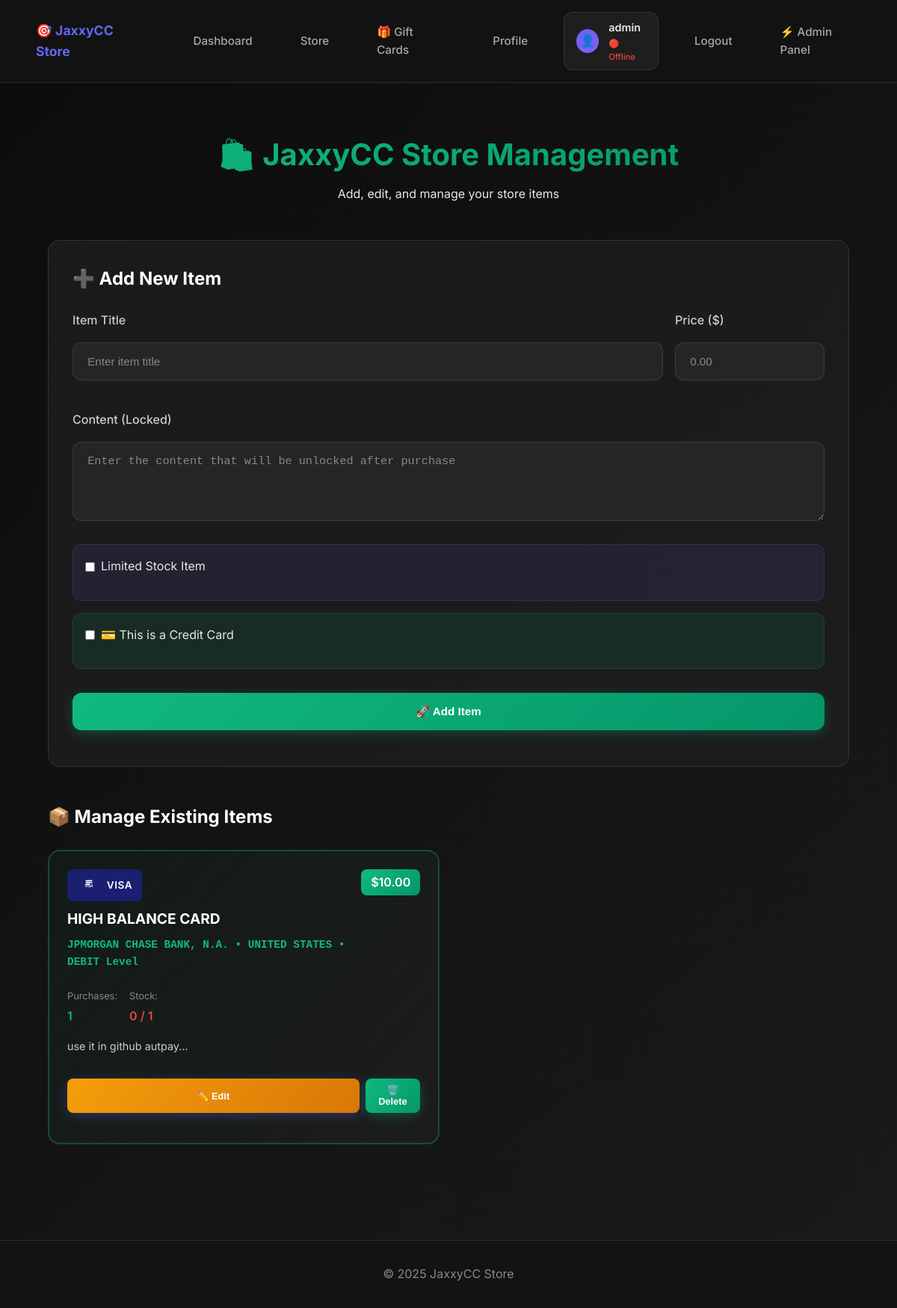
/admin/store.php (signed in), run on the app's committed database.
### tables this page shows
CREATE TABLE items (
    id INTEGER PRIMARY KEY AUTOINCREMENT,
    title TEXT NOT NULL,
    price REAL NOT NULL,
    content TEXT NOT NULL,
    created_at DATETIME DEFAULT CURRENT_TIMESTAMP
, stock_limit INTEGER DEFAULT -1, is_limited INTEGER DEFAULT 0, purchases_count INTEGER DEFAULT 0, is_credit_card INTEGER DEFAULT 0, credit_card_type TEXT DEFAULT NULL, credit_card_details TEXT DEFAULT NULL, card_number TEXT DEFAULT NULL, card_expiry TEXT DEFAULT NULL, card_cvv TEXT DEFAULT NULL, card_holder_name TEXT DEFAULT NULL, card_bank TEXT DEFAULT NULL, card_country TEXT DEFAULT NULL, card_level TEXT DEFAULT NULL);

### admin/store.php (the view, shortened to what this page needs)
<?php
require_once __DIR__ . '/../includes/credit_cards.php';
include __DIR__ . '/../includes/header.php';
$db = get_db();
$items = $db->query('SELECT * FROM items ORDER BY created_at DESC')->fetchAll(PDO::FETCH_ASSOC);
?>
<div class="store-admin">
    <div class="admin-header">
        <h1>🛍️ JaxxyCC Store Management</h1>
        <p>Add, edit, and manage your store items</p>
    </div>
    <div class="add-item-section">
        <h2>➕ Add New Item</h2>
        <form method="post" class="add-item-form">
            <div class="form-grid">
                <div class="form-group">
                    <label>Item Title</label>
                    <input type="text" name="title" placeholder="Enter item title" required>
                </div>
                <div class="form-group">
                    <label>Price ($)</label>
                    <input type="number" name="price" min="0.01" step="0.01" placeholder="0.00" required>
                </div>
            </div>
            <div class="form-group">
                <label>Content (Locked)</label>
                <textarea name="content" placeholder="Enter the content that will be unlocked after purchase" required rows="4"></textarea>
            </div>
            <div class="stock-controls">
                <div class="checkbox-group">
                    <input type="checkbox" id="is_limited" name="is_limited" onchange="toggleStockLimit()">
                    <label for="is_limited">Limited Stock Item</label>
                </div>
            </div>
            <div class="credit-card-controls">
                <div class="checkbox-group">
                    <input type="checkbox" id="is_credit_card" name="is_credit_card" onchange="toggleCreditCard()">
                    <label for="is_credit_card">💳 This is a Credit Card</label>
                </div>
            </div>
            <button type="submit" class="btn-primary">🚀 Add Item</button>
        </form>
    </div>
    <?php if (count($items) > 0): ?>
    <div class="items-section">
        <h2>📦 Manage Existing Items</h2>
        <div class="items-grid">
            <?php foreach ($items as $item): ?>
            <div class="item-card <?= $item['is_credit_card'] ? 'credit-card-item' : '' ?>">
                <div class="item-header">
                    <div class="item-title-section">
                        <?php if ($item['is_credit_card']): ?>
                            <div class="credit-card-badge" style="background-color: <?= getCreditCardColor($item['credit_card_type']) ?>;">
                                <span class="card-logo"><?= getCreditCardLogo($item['credit_card_type']) ?></span>
                                <span class="card-name"><?= getCreditCardName($item['credit_card_type']) ?></span>
                            </div>
                        <?php endif; ?>
                        <h3><?= htmlspecialchars($item['title']) ?></h3>
                        <?php if ($item['is_credit_card'] && $item['credit_card_details']): ?>
                            <p class="card-details"><?= htmlspecialchars($item['credit_card_details']) ?></p>
                        <?php endif; ?>
                    </div>
                    <div class="item-price">$<?= number_format($item['price'], 2) ?></div>
                </div>
                <div class="item-stats">
                    <div class="stat">
                        <span class="stat-label">Purchases:</span>
                        <span class="stat-value"><?= $item['purchases_count'] ?></span>
                    </div>
                    <?php if ($item['is_limited']): ?>
                    <div class="stat">
                        <span class="stat-label">Stock:</span>
                        <span class="stat-value <?= ($item['stock_limit'] - $item['purchases_count']) <= 0 ? 'sold-out' : '' ?>">
                            <?= max(0, $item['stock_limit'] - $item['purchases_count']) ?> / <?= $item['stock_limit'] ?>
                        </span>
                    </div>
                    <?php endif; ?>
                </div>
                <div class="item-content">
                    <p><?= substr(htmlspecialchars($item['content']), 0, 100) ?>...</p>
                </div>
                <div class="item-actions">
                    <button onclick="editItem(<?= $item['id'] ?>)" class="btn-edit">✏️ Edit</button>
                    <form method="post" style="display: inline;" onsubmit="return confirm('Are you sure you want to delete this item?')">
                        <button type="submit" class="btn-delete">🗑️ Delete</button>
                    </form>
                </div>
            </div>
            <?php endforeach; ?>
        </div>
    </div>
    <?php endif; ?>
</div>
<?php include __DIR__ . '/../includes/footer.php'; ?>

### includes/credit_cards.php (shortened to what this page needs)
<?php
function getCreditCardLogo($cardType) {
    $logoPath = '/assets/card-logos/' . strtolower($cardType) . '.svg';
    if (file_exists(__DIR__ . '/..' . $logoPath)) {
        return '<img src="' . $logoPath . '" alt="' . $cardType . '" class="card-logo-svg" />';
    }
    $logos = [
        'visa' => '💳',
        'mastercard' => '🔴',
        'amex' => '🟦',
        'discover' => '🟠',
        'jcb' => '🟢',
        'diners' => '⚪'
    ];
    return $logos[$cardType] ?? '💳';
}
function getCreditCardName($cardType) {
    $names = [
        'visa' => 'Visa',
        'mastercard' => 'Mastercard',
        'amex' => 'American Express',
        'discover' => 'Discover',
        'jcb' => 'JCB',
        'diners' => 'Diners Club'
    ];
    return $names[$cardType] ?? 'Credit Card';
}
function getCreditCardColor($cardType) {
    $colors = [
        'visa' => '#1A1F71',
        'mastercard' => '#EB001B',
        'amex' => '#006FCF',
        'discover' => '#FF6000',
        'jcb' => '#0066CC',
        'diners' => '#0079BE'
    ];
    return $colors[$cardType] ?? '#6366f1';
}

### assets/style.css (style rules this page uses)
* { margin: 0; padding: 0; box-sizing: border-box; }
body { background: linear-gradient(135deg, #0c0c0c 0%, #1a1a1a 100%); color: #e8e8e8; font-family: 'Inter', 'Segoe UI', -apple-system, BlinkMacSystemFont, sans-serif; line-height: 1.6; min-height: 100vh; }
input, select, textarea { background: rgba(40, 40, 40, 0.8); color: #e8e8e8; border: 1px solid rgba(255, 255, 255, 0.1); border-radius: 12px; padding: 1rem 1.2rem; margin: 0.5rem 0; width: 100%; font-size: 0.95rem; transition: all 0.3s ease; }
input::placeholder, textarea::placeholder { color: #888; }
button { background: linear-gradient(135deg, #6366f1, #8b5cf6); color: white; border: none; border-radius: 12px; padding: 1rem 2rem; font-weight: 600; font-size: 0.95rem; cursor: pointer; transition: all 0.3s ease; width: 100%; margin: 1rem 0; box-shadow: 0 4px 16px rgba(99, 102, 241, 0.3); }
button[type="submit"] { background: linear-gradient(135deg, #10b981, #059669); box-shadow: 0 4px 16px rgba(16, 185, 129, 0.3); }
.credit-card-item { border: 2px solid #4f46e5; background: linear-gradient(135deg, #1e1b4b 0%, #312e81 100%); }
.credit-card-badge { display: flex; align-items: center; gap: 8px; padding: 6px 12px; border-radius: 20px; font-size: 12px; font-weight: 600; color: white; margin-bottom: 8px; width: fit-content; }
.card-logo-svg { width: 32px; height: 20px; border-radius: 4px; }
.card-details { color: #a5b4fc; font-size: 13px; margin: 4px 0; }

### data on the page
items: credit_card_type (picture), credit_card_type "VISA", title "HIGH BALANCE CARD", credit_card_details "JPMORGAN CHASE BANK, N.A. • UNITED STATES • DEBIT Level", price "10.00", purchases_count "1", max(0, $item['stock_limit'] - $item['purchases_count']) "0", stock_limit "1", content "use it in github autpay"

### other printed values
$_SESSION['username'] "admin"
